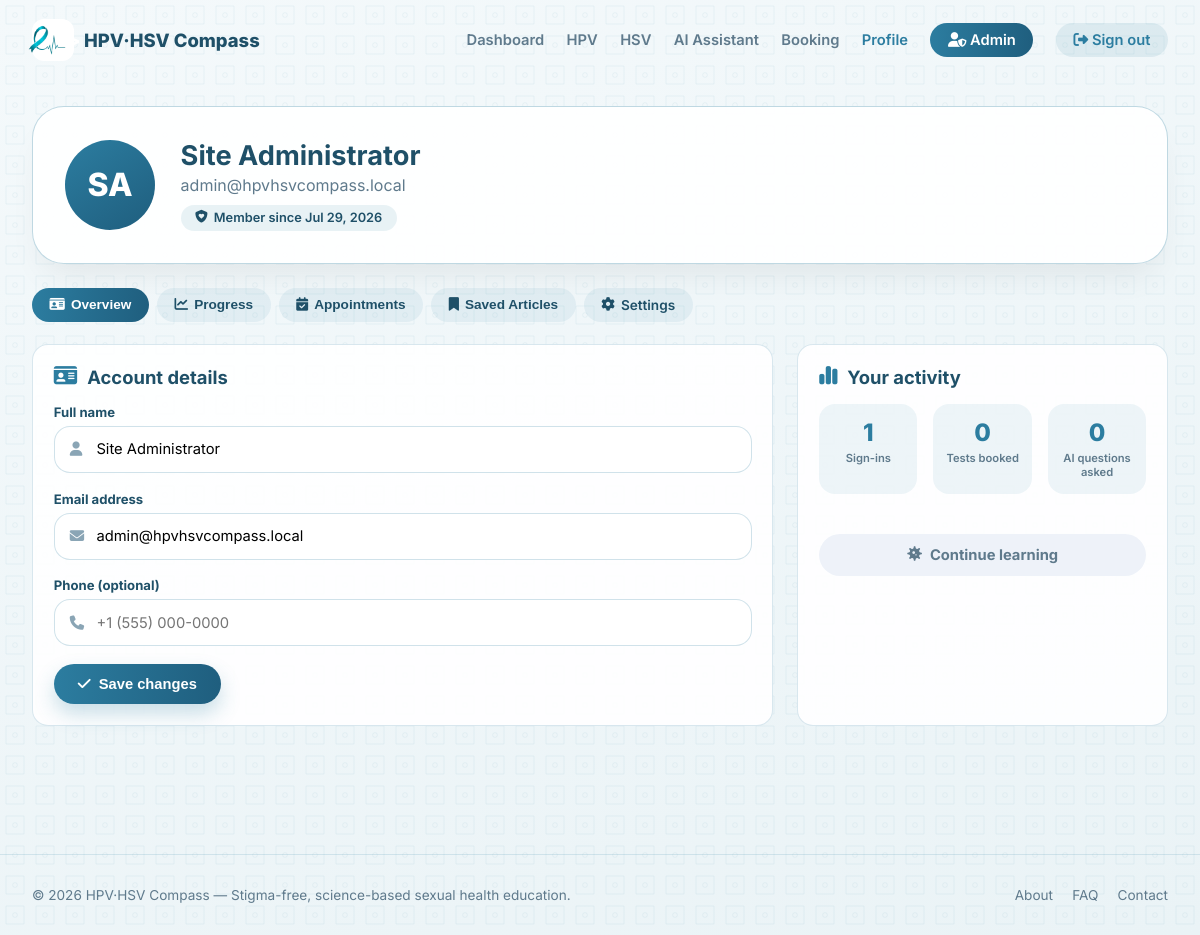
The app's page /profile.php (signed in) with its own data.
### tables this page shows
CREATE TABLE users (
    id INT AUTO_INCREMENT PRIMARY KEY,
    name VARCHAR(120) NOT NULL,
    email VARCHAR(150) NOT NULL UNIQUE,
    password_hash VARCHAR(255) NOT NULL,
    phone VARCHAR(30) DEFAULT NULL,
    role ENUM('user', 'admin') NOT NULL DEFAULT 'user',
    reminders_enabled TINYINT(1) NOT NULL DEFAULT 1,
    digest_enabled TINYINT(1) NOT NULL DEFAULT 0,
    signins INT NOT NULL DEFAULT 1,
    email_verified TINYINT(1) NOT NULL DEFAULT 0,
    verification_token VARCHAR(64) DEFAULT NULL,
    verification_token_expires DATETIME DEFAULT NULL,
    verification_sent_at DATETIME DEFAULT NULL,
    created_at DATETIME NOT NULL DEFAULT CURRENT_TIMESTAMP,
    last_login DATETIME DEFAULT NULL
);

### includes/auth.php (called while the page is built, shortened)
<?php
function current_user_id() {
    return $_SESSION['user_id'] ?? null;
}
function is_logged_in() {
    return isset($_SESSION['user_id']);
}
function current_user() {
    $stmt = get_db()->prepare('SELECT * FROM users WHERE id = ?');
    $stmt->execute([current_user_id()]);
    $cached = $stmt->fetch();
    return $cached;
}

### config/database.php (called while the page is built, shortened)
<?php
function get_db() {
    static $pdo = null;
    if ($pdo === null) {
        try {
            $pdo = new PDO(
                'mysql:host=' . DB_HOST . ';dbname=' . DB_NAME . ';charset=utf8mb4',
                DB_USER,
                DB_PASS,
                [
                    PDO::ATTR_ERRMODE => PDO::ERRMODE_EXCEPTION,
                    PDO::ATTR_DEFAULT_FETCH_MODE => PDO::FETCH_ASSOC,
                    PDO::ATTR_EMULATE_PREPARES => false,
                ]
            );
        } catch (PDOException $e) {
            http_response_code(500);
            die('Database connection failed. Check config/database.php — ' . htmlspecialchars($e->getMessage()));
        }
    }
    return $pdo;
}

### includes/functions.php (called while the page is built, shortened)
<?php
function e($str) {
    return htmlspecialchars($str ?? '', ENT_QUOTES, 'UTF-8');
}
function initials_from_name($name) {
    $parts = preg_split('/\s+/', trim($name));
    $parts = array_filter($parts);
    return strtoupper(substr($parts[0], 0, 1) . substr(end($parts), 0, 1));
}

### profile.php (the view, shortened to what this page needs)
<?php
require __DIR__ . '/config/database.php';
require __DIR__ . '/includes/auth.php';
require __DIR__ . '/includes/functions.php';
$user = current_user();
$pdo = get_db();
$bookingsStmt = $pdo->prepare('SELECT * FROM bookings WHERE user_id = ? ORDER BY appointment_date DESC');
$bookingsStmt->execute([$user['id']]);
$bookings = $bookingsStmt->fetchAll();
$chatCountStmt = $pdo->prepare('SELECT COUNT(*) FROM chat_logs WHERE user_id = ?');
$chatCountStmt->execute([$user['id']]);
$chatCount = (int) $chatCountStmt->fetchColumn();
$bookingCount = count($bookings);
require __DIR__ . '/includes/header.php';
?>
<div class="profile-hero">
  <div class="profile-avatar"><?= e(initials_from_name($user['name'])) ?></div>
  <div class="profile-hero-info">
    <h2><?= e($user['name']) ?></h2>
    <p><?= e($user['email']) ?></p>
    <span class="member-badge"><i class="fas fa-shield-heart"></i> Member since <?= date('M j, Y', strtotime($user['created_at'])) ?></span>
  </div>
</div>
<div class="profile-subnav">
  <button class="lesson-pill active" data-profile-section="overview"><i class="fas fa-id-card"></i> Overview</button>
  <button class="lesson-pill" data-profile-section="progress"><i class="fas fa-chart-line"></i> Progress</button>
  <button class="lesson-pill" data-profile-section="appointments"><i class="fas fa-calendar-check"></i> Appointments</button>
  <button class="lesson-pill" data-profile-section="saved"><i class="fas fa-bookmark"></i> Saved Articles</button>
  <a href="<?= BASE_URL ?>/settings.php" class="lesson-pill"><i class="fas fa-gear"></i> Settings</a>
</div>
<div class="profile-section" id="profileSection-overview">
  <div class="dash-grid">
    <div class="mini-card">
      <div class="section-heading" style="margin-bottom:1rem;"><i class="fas fa-id-card"></i><h2 style="font-size:1.15rem;">Account details</h2></div>
      <form method="POST">
        <div class="input-group"><label>Full name</label><div class="input-icon"><i class="fas fa-user field-icon"></i><input type="text" name="name" value="<?= e($user['name']) ?>"></div></div>
        <div class="input-group"><label>Email address</label><div class="input-icon"><i class="fas fa-envelope field-icon"></i><input type="email" name="email" value="<?= e($user['email']) ?>"></div></div>
        <div class="input-group"><label>Phone (optional)</label><div class="input-icon"><i class="fas fa-phone field-icon"></i><input type="tel" name="phone" value="<?= e($user['phone']) ?>" placeholder="+1 (555) 000-0000"></div></div>
        <button type="submit" class="btn btn-primary"><i class="fas fa-check"></i> Save changes</button>
      </form>
    </div>
    <div class="mini-card">
      <div class="section-heading" style="margin-bottom:1rem;"><i class="fas fa-chart-simple"></i><h2 style="font-size:1.15rem;">Your activity</h2></div>
      <div class="profile-stats">
        <div class="pstat"><div class="pstat-number"><?= (int)$user['signins'] ?></div><div class="pstat-label">Sign-ins</div></div>
        <div class="pstat"><div class="pstat-number"><?= $bookingCount ?></div><div class="pstat-label">Tests booked</div></div>
        <div class="pstat"><div class="pstat-number"><?= $chatCount ?></div><div class="pstat-label">AI questions asked</div></div>
      </div>
      <a href="<?= BASE_URL ?>/hpv.php" class="btn btn-outline btn-block mt-2"><i class="fas fa-virus"></i> Continue learning</a>
    </div>
  </div>
</div>
<?php require __DIR__ . '/includes/footer.php'; ?>

### assets/css/style.css (style rules this page uses)
:root { --teal: #2c7da0; --teal-dark: #1f5e7e; --text-dark: #1f5068; --text-muted: #5f7a8c; --bg-soft: #eef2f9; --accent-warm: #c55a3a; --accent-amber: #e0a53a; --success: #4caf6d; --radius-lg: 1.5rem; --radius-md: 1rem; --radius-pill: 40px; --shadow-card: 0 20px 35px -12px rgba(0, 0, 0, 0.08); }
* { box-sizing: border-box; }
body { margin: 0; font-family: "Inter", system-ui, sans-serif; color: #2c3e50; background: linear-gradient(160deg, #f4f9fb 0%, #eaf3f6 100%); min-height: 100vh; }
a { text-decoration: none; color: inherit; }
.btn { display: inline-flex; align-items: center; gap: 8px; border: none; padding: 0.75rem 1.5rem; border-radius: var(--radius-pill); font-weight: 700; font-size: 0.92rem; cursor: pointer; transition: transform 0.15s, box-shadow 0.15s; }
.btn-primary { background: linear-gradient(95deg, var(--teal), var(--teal-dark)); color: white; box-shadow: 0 10px 20px rgba(44, 125, 160, 0.25); }
.btn-outline { background: var(--bg-soft); color: var(--text-muted); }
.btn-block { width: 100%; justify-content: center; }
.input-group { margin-bottom: 1.1rem; }
.input-group label { display: block; font-size: 0.82rem; font-weight: 700; color: var(--text-dark); margin-bottom: 6px; }
.input-icon { position: relative; display: flex; align-items: center; }
.input-icon i.field-icon { position: absolute; left: 16px; color: #8aa5b5; font-size: 0.9rem; }
.input-icon input, .input-icon select, .input-icon textarea { width: 100%; padding: 0.85rem 1rem 0.85rem 2.6rem; border: 1px solid rgba(44, 125, 160, 0.22); border-radius: var(--radius-md); font-family: inherit; font-size: 0.92rem; background: white; }
.section-heading { display: flex; align-items: center; gap: 10px; margin-bottom: 0.5rem; }
.section-heading i { color: var(--teal); font-size: 1.3rem; }
.section-heading h2 { font-size: 1.6rem; color: var(--text-dark); margin: 0; }
.dash-grid { display: grid; grid-template-columns: 2fr 1fr; gap: 1.5rem; }
.mini-card { background: rgba(255, 255, 255, 0.9); border: 1px solid rgba(44, 125, 160, 0.18); border-radius: var(--radius-md); padding: 1.3rem; margin-bottom: 1rem; }
.lesson-pill { border: none; background: rgba(44, 125, 160, 0.08); color: var(--text-dark); padding: 0.55rem 1.1rem; border-radius: var(--radius-pill); font-weight: 600; font-size: 0.85rem; cursor: pointer; display: inline-flex; align-items: center; gap: 6px; }
.lesson-pill.active { background: linear-gradient(95deg, var(--teal), var(--teal-dark)); color: white; }
.profile-hero { background: rgba(255, 255, 255, 0.92); border-radius: 2rem; padding: 2rem; display: flex; align-items: center; gap: 1.6rem; border: 1px solid rgba(44, 125, 160, 0.3); box-shadow: var(--shadow-card); margin-bottom: 1.5rem; flex-wrap: wrap; }
.profile-avatar { width: 90px; height: 90px; border-radius: 50%; background: linear-gradient(145deg, var(--teal), var(--teal-dark)); color: white; display: flex; align-items: center; justify-content: center; font-size: 2rem; font-weight: 800; flex-shrink: 0; }
.profile-hero-info h2 { font-size: 1.7rem; color: var(--text-dark); margin: 0 0 0.2rem; }
.profile-hero-info p { color: var(--text-muted); margin: 0 0 0.6rem; }
.member-badge { display: inline-flex; align-items: center; gap: 6px; background: rgba(44, 125, 160, 0.1); color: var(--text-dark); font-weight: 600; font-size: 0.8rem; padding: 0.35rem 0.9rem; border-radius: var(--radius-pill); }
.profile-subnav { display: flex; flex-wrap: wrap; gap: 8px; margin: 1.2rem 0 1.4rem; }
.profile-stats { display: flex; justify-content: space-between; gap: 1rem; margin-bottom: 1.5rem; }
.pstat { text-align: center; background: rgba(44, 125, 160, 0.08); border-radius: 1rem; padding: 0.9rem 0.6rem; flex: 1; }
.pstat-number { font-size: 1.5rem; font-weight: 800; color: var(--teal); }
.pstat-label { font-size: 0.7rem; font-weight: 600; color: var(--text-muted); margin-top: 4px; }
.mt-2 { margin-top: 1rem; }

### records on screen
users: name "SA", name "Site Administrator", email "admin@hpvhsvcompass.local", created_at "Jul 29, 2026", signins "1"

### other values on screen
$bookingCount "0"
$chatCount "0"
